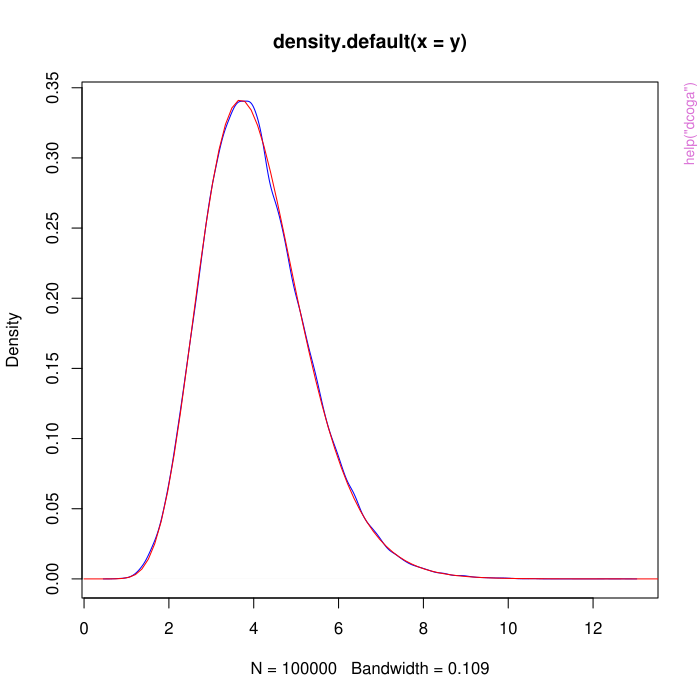

The R source for this figure:
pkgname <- "coga"
source(file.path(R.home("share"), "R", "examples-header.R"))
options(warn = 1)
base::assign(".ExTimings", "coga-Ex.timings", pos = 'CheckExEnv')
base::cat("name\tuser\tsystem\telapsed\n", file=base::get(".ExTimings", pos = 'CheckExEnv'))
base::assign(".format_ptime",
function(x) {
  if(!is.na(x[4L])) x[1L] <- x[1L] + x[4L]
  if(!is.na(x[5L])) x[2L] <- x[2L] + x[5L]
  options(OutDec = '.')
  format(x[1L:3L], digits = 7L)
},
pos = 'CheckExEnv')

### * </HEADER>
library('coga')

base::assign(".oldSearch", base::search(), pos = 'CheckExEnv')
cleanEx()
nameEx("dcoga")
### * dcoga

flush(stderr()); flush(stdout())

base::assign(".ptime", proc.time(), pos = "CheckExEnv")
### Name: dcoga
### Title: Convolution of Gamma Distributions.
### Aliases: dcoga pcoga rcoga

### ** Examples

set.seed(123)
## do grid
y <- rcoga(100000, c(3,4,5), c(2,3,4))
grid <- seq(0, 15, length.out=100)
## calculate pdf and cdf
pdf <- dcoga(grid, shape=c(3,4,5), rate=c(2,3,4))
cdf <- pcoga(grid, shape=c(3,4,5), rate=c(2,3,4))

## plot pdf
plot(density(y), col="blue")
lines(grid, pdf, col="red")

## plot cdf
plot(ecdf(y), col="blue")
lines(grid, cdf, col="red")




base::assign(".dptime", (proc.time() - get(".ptime", pos = "CheckExEnv")), pos = "CheckExEnv")
base::cat("dcoga", base::get(".format_ptime", pos = 'CheckExEnv')(get(".dptime", pos = "CheckExEnv")), "\n", file=base::get(".ExTimings", pos = 'CheckExEnv'), append=TRUE, sep="\t")
### * <FOOTER>
###
options(digits = 7L)
base::cat("Time elapsed: ", proc.time() - base::get("ptime", pos = 'CheckExEnv'),"\n")
grDevices::dev.off()
###
### Local variables: ***
### mode: outline-minor ***
### outline-regexp: "\\(> \\)?### [*]+" ***
### End: ***
quit('no')
